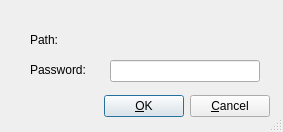
<ui version="4.0" >
 <class>WindowDecrypt</class>
 <widget class="QDialog" name="WindowDecrypt" >
  <property name="geometry" >
   <rect>
    <x>0</x>
    <y>0</y>
    <width>283</width>
    <height>132</height>
   </rect>
  </property>
  <property name="windowTitle" >
   <string>Decrypt</string>
  </property>
  <property name="sizeGripEnabled" >
   <bool>true</bool>
  </property>
  <widget class="QLabel" name="decrypt_password2" >
   <property name="geometry" >
    <rect>
     <x>30</x>
     <y>60</y>
     <width>70</width>
     <height>20</height>
    </rect>
   </property>
   <property name="text" >
    <string>Password:</string>
   </property>
   <property name="wordWrap" >
    <bool>false</bool>
   </property>
  </widget>
  <widget class="QWidget" name="Layout1" >
   <property name="geometry" >
    <rect>
     <x>20</x>
     <y>90</y>
     <width>250</width>
     <height>33</height>
    </rect>
   </property>
   <layout class="QHBoxLayout" >
    <property name="spacing" >
     <number>6</number>
    </property>
    <property name="leftMargin" >
     <number>0</number>
    </property>
    <property name="topMargin" >
     <number>0</number>
    </property>
    <property name="rightMargin" >
     <number>0</number>
    </property>
    <property name="bottomMargin" >
     <number>0</number>
    </property>
    <item>
     <spacer>
      <property name="orientation" >
       <enum>Qt::Horizontal</enum>
      </property>
      <property name="sizeType" >
       <enum>QSizePolicy::Expanding</enum>
      </property>
      <property name="sizeHint" >
       <size>
        <width>20</width>
        <height>20</height>
       </size>
      </property>
     </spacer>
    </item>
    <item>
     <widget class="QPushButton" name="decrypt_ok" >
      <property name="text" >
       <string>&amp;OK</string>
      </property>
      <property name="shortcut" >
       <string/>
      </property>
      <property name="autoDefault" >
       <bool>true</bool>
      </property>
      <property name="default" >
       <bool>true</bool>
      </property>
     </widget>
    </item>
    <item>
     <widget class="QPushButton" name="decrypt_cancel" >
      <property name="text" >
       <string>&amp;Cancel</string>
      </property>
      <property name="shortcut" >
       <string/>
      </property>
      <property name="autoDefault" >
       <bool>true</bool>
      </property>
     </widget>
    </item>
   </layout>
  </widget>
  <widget class="QLabel" name="decrypt_path" >
   <property name="geometry" >
    <rect>
     <x>30</x>
     <y>30</y>
     <width>60</width>
     <height>20</height>
    </rect>
   </property>
   <property name="text" >
    <string>Path:</string>
   </property>
   <property name="wordWrap" >
    <bool>false</bool>
   </property>
  </widget>
  <widget class="QLabel" name="textLabel2" >
   <property name="geometry" >
    <rect>
     <x>110</x>
     <y>30</y>
     <width>150</width>
     <height>21</height>
    </rect>
   </property>
   <property name="text" >
    <string/>
   </property>
   <property name="wordWrap" >
    <bool>false</bool>
   </property>
  </widget>
  <widget class="QLineEdit" name="decrypt_password" >
   <property name="geometry" >
    <rect>
     <x>110</x>
     <y>60</y>
     <width>150</width>
     <height>22</height>
    </rect>
   </property>
   <property name="echoMode" >
    <enum>QLineEdit::Password</enum>
   </property>
  </widget>
 </widget>
 <layoutdefault spacing="6" margin="11" />
 <pixmapfunction>qPixmapFromMimeSource</pixmapfunction>
 <tabstops>
  <tabstop>decrypt_password</tabstop>
  <tabstop>decrypt_ok</tabstop>
  <tabstop>decrypt_cancel</tabstop>
 </tabstops>
 <resources/>
 <connections>
  <connection>
   <sender>decrypt_ok</sender>
   <signal>clicked()</signal>
   <receiver>WindowDecrypt</receiver>
   <slot>accept()</slot>
   <hints>
    <hint type="sourcelabel" >
     <x>20</x>
     <y>20</y>
    </hint>
    <hint type="destinationlabel" >
     <x>20</x>
     <y>20</y>
    </hint>
   </hints>
  </connection>
  <connection>
   <sender>decrypt_cancel</sender>
   <signal>clicked()</signal>
   <receiver>WindowDecrypt</receiver>
   <slot>reject()</slot>
   <hints>
    <hint type="sourcelabel" >
     <x>20</x>
     <y>20</y>
    </hint>
    <hint type="destinationlabel" >
     <x>20</x>
     <y>20</y>
    </hint>
   </hints>
  </connection>
 </connections>
</ui>
